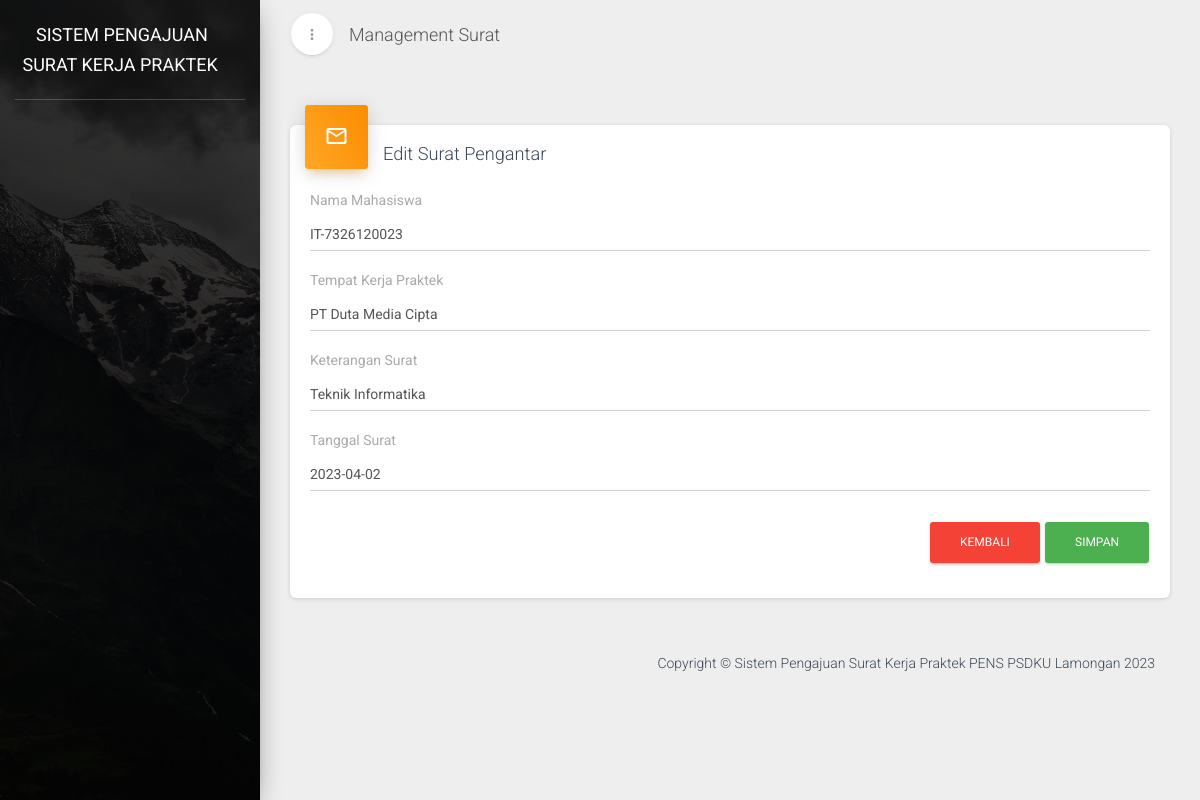
Page /surat/editSuratKeterangan/10 on the committed database.
### tables this page shows
CREATE TABLE `surat_keterangan` (
  `id_surat_keterangan` int(11) NOT NULL,
  `nama_surat_keterangan` varchar(100) NOT NULL,
  `tempat_surat_keterangan` varchar(100) NOT NULL,
  `tanggal_surat_keterangan` date NOT NULL,
  `keterangan_surat_keterangan` varchar(100) NOT NULL,
  `file_surat_keterangan` varchar(200) NOT NULL
);

### application/controllers/Surat.php (called while the page is built, shortened)
<?php
class Surat extends CI_Controller
{
    public function __construct()
    {
        $this->load->model('dashboard_model', 'dashboard');
    }
    public function editSuratKeterangan($id)
    {
        $this->form_validation->set_rules('nama_surat', 'Nama Surat', 'required');
        $this->form_validation->set_rules('tempat_surat', 'Keterangan', 'required');
        $this->form_validation->set_rules('tanggal_surat', 'Keterangan', 'required');
        $this->form_validation->set_rules('keterangan_surat', 'Keterangan', 'required');
        if ($this->form_validation->run() == FALSE) {
            $judul = [
                'title' => 'Management Surat',
                'sub_title' => 'Surat Keterangan',
                'notifikasiBaak' => $this->dashboard->total_rows_baak(),
                'notifikasiKoor' => $this->dashboard->total_rows_koor(),
                'notifikasiSurat' => $this->dashboard->total_rows_surat()
            ];
            $data['surat_keterangan'] = $this->db->get_where('surat_keterangan', ['id_surat_keterangan' => $id])->row_array();
            $this->load->view('templates/header', $judul);
            $this->load->view('surat/edit_surat_keterangan', $data);
            $this->load->view('templates/footer');
        }
    }
}

### index.php (called while the page is built, shortened)
<?php
require_once BASEPATH.'core/CodeIgniter.php';

### application/views/surat/edit_surat_keterangan.php (the view)
<div class="content">
    <div class="container-fluid">
        <div class="row">
            <div class="col-md-12">
                <div class="card">
                    <?php echo form_open_multipart(); ?>
                    <div class="card-header card-header-icon" data-background-color="orange">
                        <i class="material-icons">mail_outline</i>
                    </div>
                    <div class="card-content">
                        <h4 class="card-title">Edit Surat Pengantar</h4>
                        <div class="form-group">
                            <label class="label-control">Nama Mahasiswa</label>
                            <input class="form-control" name="nama_surat" id="nama_surat" type="text" value="<?= $surat_keterangan['nama_surat_keterangan']; ?>" required="true" />
                        </div>
                        <div class="form-group">
                            <label class="label-control">Tempat Kerja Praktek</label>
                            <input class="form-control" name="tempat_surat" id="tempat_surat" type="text" value="<?= $surat_keterangan['tempat_surat_keterangan']; ?>" required="true" />
                        </div>
                        <div class="form-group">
                            <label class="label-control">Keterangan Surat</label>
                            <input class="form-control" name="keterangan_surat" id="keterangan_surat" value="<?= $surat_keterangan['keterangan_surat_keterangan']; ?>" type="text" required="true" />
                        </div>
                        <div class="form-group">
                            <label class="label-control">Tanggal Surat</label>
                            <input type="text" class="form-control datepicker" name="tanggal_surat" id="tanggal_surat" value="<?= $surat_keterangan['tanggal_surat_keterangan']; ?>" />
                        </div>
                        <div class="category form-category">
                            <div class="form-footer text-right">
                                <a href="<?= base_url() ?>surat/surat_keterangan" class="btn btn-danger btn-fill">Kembali</a>
                                <button type="submit" class="btn btn-success btn-fill">simpan</button>
                            </div>
                        </div>
                        </form>
                    </div>
                </div>
            </div>
        </div>
    </div>

### rows in the picture
surat_keterangan: nama_surat "IT-7326120023", tempat_surat "PT Duta Media Cipta", keterangan_surat "Teknik Informatika", tanggal_surat "2023-04-02"

### other values in the picture
$title "Management Surat"
